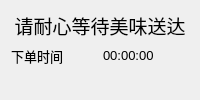
      <widget class="QWidget" name="page_map">
       <layout class="QVBoxLayout" name="verticalLayout_12">
        <item>
         <widget class="QLabel" name="label_18">
          <property name="text">
           <string>&lt;html&gt;&lt;head/&gt;&lt;body&gt;&lt;p align=&quot;center&quot;&gt;&lt;span style=&quot; font-size:14pt;&quot;&gt;请耐心等待美味送达&lt;/span&gt;&lt;/p&gt;&lt;/body&gt;&lt;/html&gt;</string>
          </property>
         </widget>
        </item>
        <item>
         <layout class="QHBoxLayout" name="horizontalLayout_8">
          <item>
           <widget class="QLabel" name="label_19">
            <property name="text">
             <string>&lt;html&gt;&lt;head/&gt;&lt;body&gt;&lt;p&gt;&lt;span style=&quot; font-size:10pt;&quot;&gt;下单时间&lt;/span&gt;&lt;/p&gt;&lt;/body&gt;&lt;/html&gt;</string>
            </property>
           </widget>
          </item>
          <item>
           <widget class="QLabel" name="label_map_date">
            <property name="text">
             <string>&lt;html&gt;&lt;head/&gt;&lt;body&gt;&lt;p&gt;&lt;span style=&quot; font-size:10pt;&quot;&gt;00:00:00&lt;/span&gt;&lt;/p&gt;&lt;/body&gt;&lt;/html&gt;</string>
            </property>
           </widget>
          </item>
         </layout>
        </item>
        <item>
         <widget class="QWidget" name="splitter" native="true">
          <widget class="QGraphicsView" name="view_map">
           <property name="geometry">
            <rect>
             <x>10</x>
             <y>130</y>
             <width>701</width>
             <height>71</height>
            </rect>
           </property>
          </widget>
          <widget class="QScrollArea" name="map_checkList">
           <property name="geometry">
            <rect>
             <x>11</x>
             <y>228</y>
             <width>591</width>
             <height>41</height>
            </rect>
           </property>
           <property name="maximumSize">
            <size>
             <width>16777215</width>
             <height>16777215</height>
            </size>
           </property>
           <property name="widgetResizable">
            <bool>true</bool>
           </property>
           <widget class="QWidget" name="scrollAreaWidgetContents_3">
            <property name="geometry">
             <rect>
              <x>0</x>
              <y>0</y>
              <width>589</width>
              <height>39</height>
             </rect>
            </property>
           </widget>
          </widget>
          <widget class="QLabel" name="label_map_timeout">
           <property name="geometry">
            <rect>
             <x>90</x>
             <y>20</y>
             <width>471</width>
             <height>71</height>
            </rect>
           </property>
           <property name="text">
            <string/>
           </property>
          </widget>
         </widget>
        </item>
       </layout>
      </widget>
